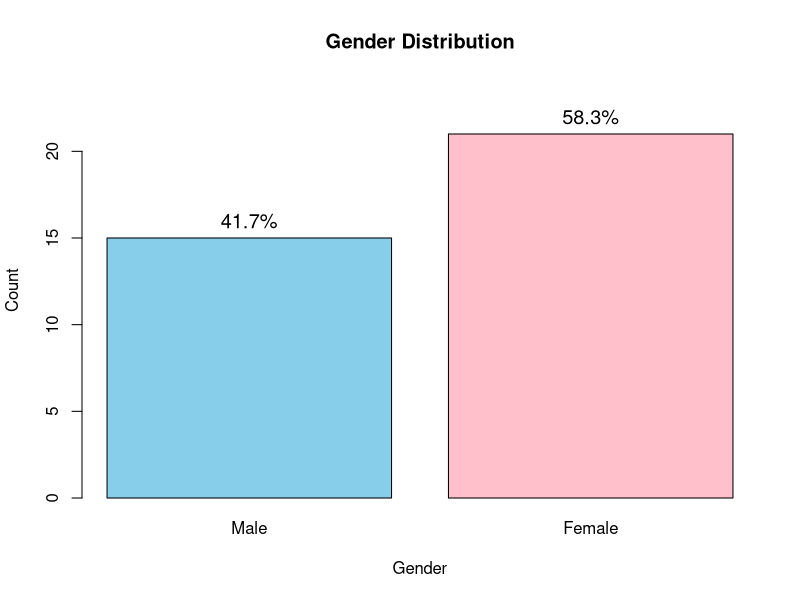
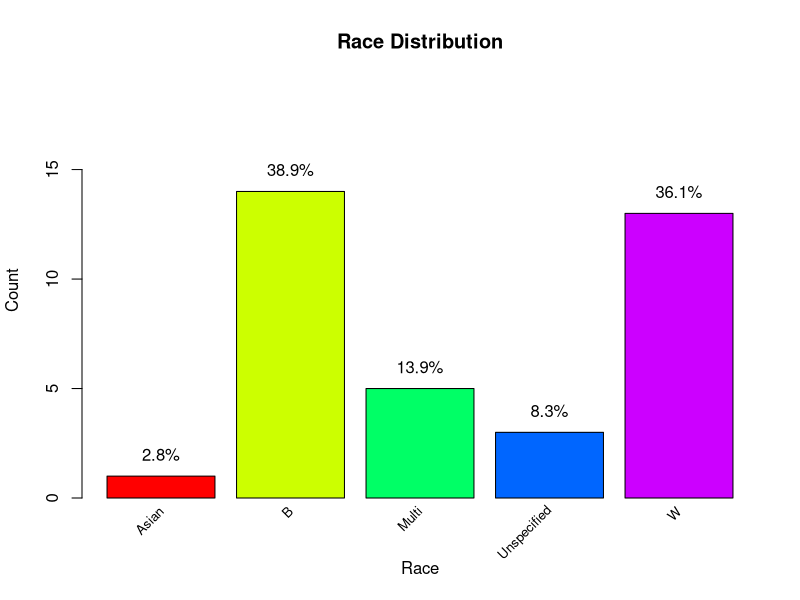
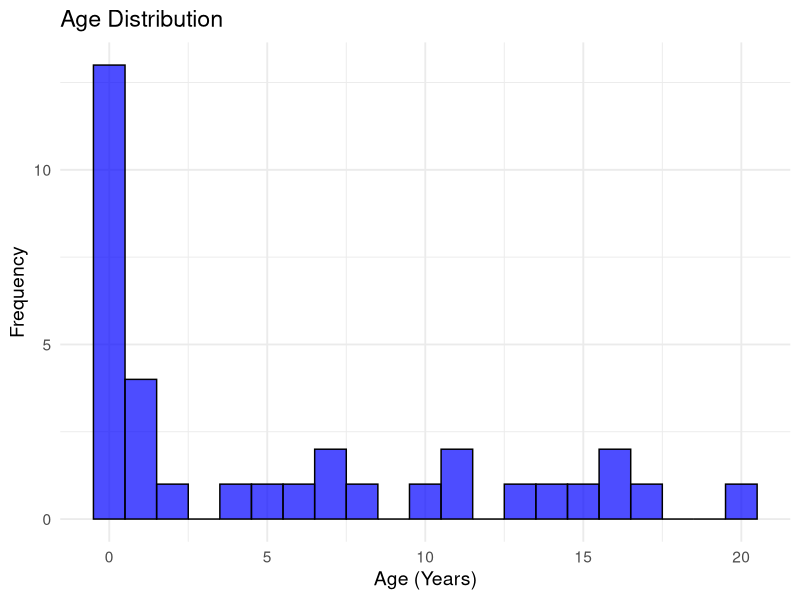

These figures' R source, in order:

library(ggplot2)
library(dplyr)



# Gender data
gender_data <- c(
  "M", "M", "M", "F", "M", "F", "M", "F", "F", "F", "M", "M", "M", "M", "M", "F", 
  "M", "F", "M", "F", "F", "M", "F", "M", "F", "M", "M", "M", "M", "F", "F", "M", 
  "F", "M", "M", "F"
)


gender_counts <- table(gender_data)
percentages <- round((gender_counts / sum(gender_counts)) * 100, 1)

bar_positions <- barplot(
  gender_counts,
  main = "Gender Distribution",
  xlab = "Gender",
  ylab = "Count",
  col = c("skyblue", "pink"),
  names.arg = c("Male", "Female"),
  ylim = c(0, max(gender_counts) + 3)
)

text(
  bar_positions,
  gender_counts + 1, 
  labels = paste0(percentages, "%"),
  cex = 1.2, # Adjust font size
  col = "black"
)



# Race data
race_data <- c(
  "Multi", "B", "W", "B", "W", "W", "W", "W", "Unspecified", "Unspecified", 
  "W", "Multi", "B", "Multi", "W", "Multi", "B", "B", "W", "B", 
  "Asian", "Unspecified", "W", "B", "W", "B", "B", "W", "B", "B", "B", "B", "B", 
  "Multi", "W", "W"
)




race_counts <- table(race_data)
percentages <- round((race_counts / sum(race_counts)) * 100, 1)




bar_positions <- barplot(
  race_counts,
  main = "Race Distribution",
  xlab = "Race",
  ylab = "Count",
  col = rainbow(length(race_counts)),
  ylim = c(0, max(race_counts) + 5), # Add extra space on top
  names.arg = NA # Suppress default axis labels
)


text(
  bar_positions,
  race_counts + 1, # Adjust to place text above the bars
  labels = paste0(percentages, "%"),
  cex = 1, # Adjust font size
  col = "black"
)

# Add slanted x-axis labels
text(
  x = bar_positions,
  y = -0.5, # Adjust position slightly below the axis
  labels = names(race_counts),
  srt = 45, # Slant the text
  adj = 1, # Align the text to the end
  xpd = TRUE, # Allow text to be drawn outside the plot area
  cex = 0.8 # Adjust font size
)



# Age data
age_data <- c("7Y", "5M", "7M", "5M", "8Y", "1M", "16Y", "1M", "5M", "12D", 
              "4M", "5M", "17Y", "11M", "4M", "1M", "15Y", "4D", "10Y", "13Y", 
              "14Y", "8M", "5Y", "11Y", "7Y", "16M", "16Y", "38w", "6Y", "38w", 
              "20Y", "4W", "11Y", "12D", "4Y", "2Y")


convert_to_years <- function(age) {
  if (grepl("Y$", age)) {
    return(as.numeric(gsub("Y", "", age)))
  } else if (grepl("M$", age)) {
    return(as.numeric(gsub("M", "", age)) / 12)
  } else if (grepl("D$", age)) {
    return(as.numeric(gsub("D", "", age)) / 365)
  } else if (grepl("W$", age)) {
    return(as.numeric(gsub("W", "", age)) / 52)
  } else {
    return(NA)
  }
}


age_in_years <- sapply(age_data, convert_to_years)

# Create a histogram of the age distribution
library(ggplot2)

ggplot(data = data.frame(Age = age_in_years), aes(x = Age)) +
  geom_histogram(binwidth = 1, fill = "blue", color = "black", alpha = 0.7) +
  labs(title = "Age Distribution", x = "Age (Years)", y = "Frequency") +
  theme_minimal(base_size = 14)





